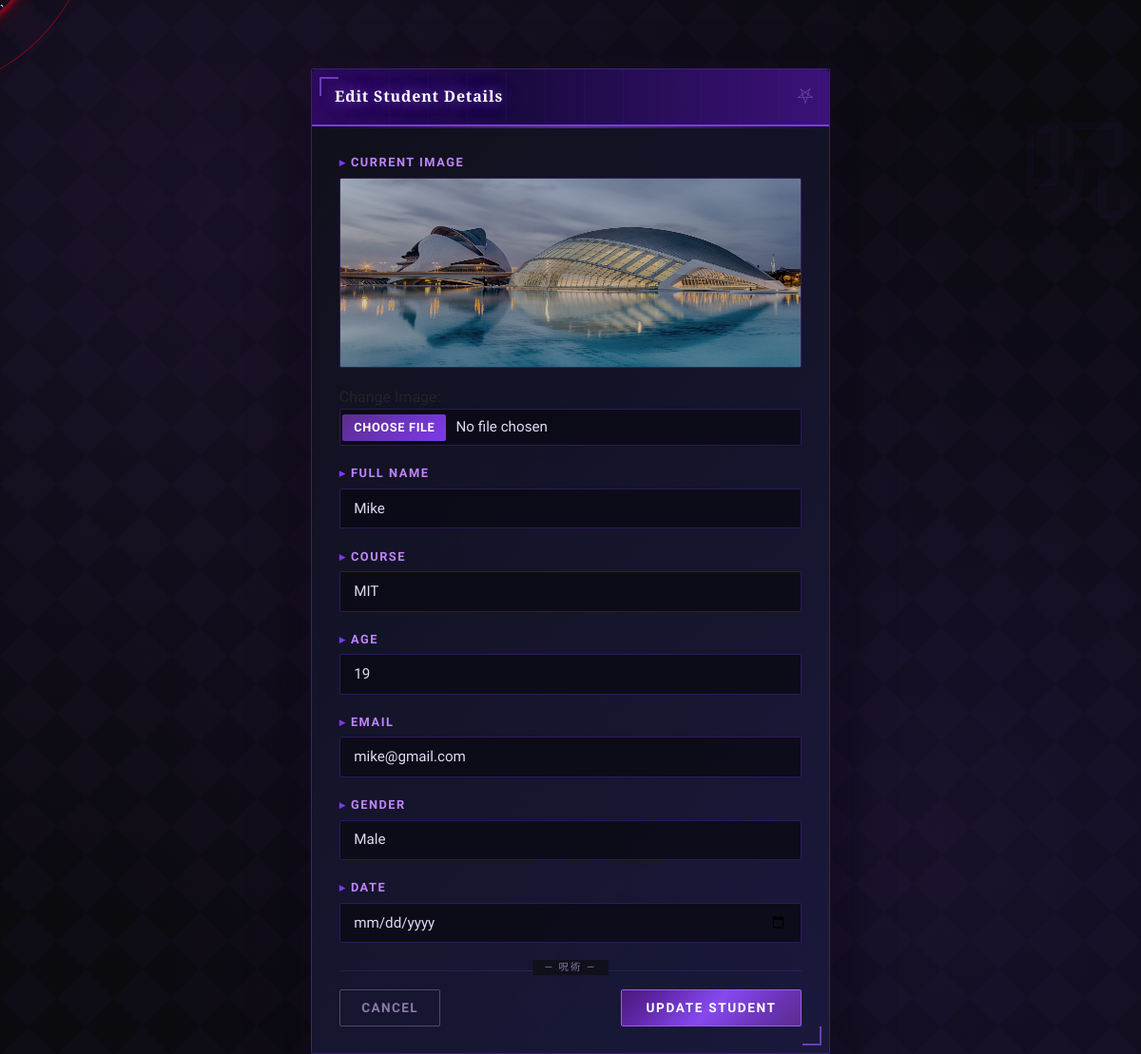
/updatestudent/6, run on the app's committed database.
### Dashboard/models.py (models this page shows, shortened)
class Student(models.Model):
    image = models.ImageField(upload_to='students/',null=True ,blank=True)
    name = models.CharField(max_length=20)
    course = models.CharField(max_length=30)
    age = models.IntegerField()
    email = models.EmailField()
    gender = models.CharField(max_length=20,null=True ,blank=True)
    date = models.DateField(null=True ,blank=True)

### Dashboard/views.py (the view, shortened to what this page needs)
# urls.py: path('updatestudent/<int:id>',views.update_student, name='update_student'),
def update_student(request,id):
    student = get_object_or_404(Student, id=id)
    return render(request, 'update_student.html', {'student': student})

### Dashboard/templates/update_student.html (shortened to what this page needs)
{% load static %}
<!DOCTYPE html>
<html lang="en">
<head>
    <link href="https://cdn.jsdelivr.net/npm/bootstrap@5.3.0/dist/css/bootstrap.min.css" rel="stylesheet">
    <link rel="stylesheet" href="{% static 'css/main.css'%}">
</head>
<body>
`<div class="container mt-5">
    <div class="row justify-content-center">
        <div class="col-md-6">
            <div class="card shadow">
                <div class="card-header bg-primary text-white">
                    <h4 class="mb-0">Edit Student Details</h4>
                </div>
                <div class="card-body">
                    <form method="POST" enctype="multipart/form-data">
                        {% if student.image %}
                         <div class="mb-3">
                            <label class="form-label">Current Image</label>
                             <img src="{{ student.image.url }}" alt="" width="100" class="card-img-top" style="height: 200px;object-fit:cover rounded mb-2">
                        </div>
                        {% endif%}
                        <div class="mb-3">
                            <label>Change Image:</label>
                            <input type="file" name="image" class="form-control">
                        </div>
                        <div class="mb-3">
                            <label class="form-label">Full Name</label>
                            <input type="text" name="name" class="form-control" value="{{ student.name }}">
                        </div>
                        <div class="mb-3">
                            <label class="form-label">Course</label>
                            <input type="text" name="course" class="form-control" value="{{ student.course }}">
                        </div>
                        <div class="mb-3">
                            <label class="form-label">Age</label>
                            <input type="number" name="age" class="form-control" value="{{ student.age }}" >
                        </div>
                        <div class="mb-3">
                            <label class="form-label">Email</label>
                            <input type="email" name="email" class="form-control" value="{{ student.email }}">
                        </div>
                        <div class="mb-3">
                            <label class="form-label">Gender</label>
                            <input type="text" name="gender" class="form-control" value="{{ student.gender }}">
                        </div>
                         <div class="mb-3">
                            <label class="form-label">Date</label>
                            <input type="date" name="date" class="form-control" value="{{ student.date }}">
                        </div>
                        <div class="d-flex justify-content-between">
                            <a href="{% url 'dashboard' %}" class="btn btn-secondary">Cancel</a>
                            <button type="submit" class="btn btn-primary">Update Student</button>
                        </div>
                    </form>
                </div>
            </div>
        </div>
    </div>
</div>
</body>
</html>

### static/css/main.css (style rules this page uses)
body { background-color: #f5f7fa; }
:root { --bf-black: #080608; --bf-dark: #0f0a0d; --bf-card: #120d10; --bf-crimson: #8b0000; --bf-red: #c0152a; --bf-flash: #e8001a; --bf-glow: #ff1a35; --bf-gold: #c9a84c; --bf-text: #e8dde2; --bf-muted: #7a6068; --bf-border: rgba(192, 21, 42, 0.35); }
* { cursor: none !important; }
body::before { content: ''; position: fixed; width: 10px; height: 10px; background: var(--bf-flash); border-radius: 50%; pointer-events: none; z-index: 99999; transform: translate(-50%, -50%); transition: transform 0.1s ease, background 0.2s ease; box-shadow: 0 0 10px var(--bf-flash), 0 0 20px rgba(232, 0, 26, 0.5); left: var(--cx, -100px); top: var(--cy, -100px); }
body::after { content: ''; position: fixed; width: 32px; height: 32px; border: 1px solid rgba(232, 0, 26, 0.5); border-radius: 50%; pointer-events: none; z-index: 99998; transform: translate(-50%, -50%); transition: left 0.12s ease, top 0.12s ease, width 0.2s ease, height 0.2s ease, border-color 0.2s ease; left: var(--cx, -100px); top: var(--cy, -100px); }
body { animation: pageEnter 0.7s ease forwards; }
.card { animation: cardRise 0.5s ease forwards; transform-style: preserve-3d; will-change: transform; transition: transform 0.3s ease, box-shadow 0.3s ease, border-color 0.3s ease !important; }
.card-img-top { filter: grayscale(40%) brightness(0.8) contrast(1.1) !important; transition: filter 0.4s ease, transform 0.4s ease !important; transform-origin: center center; }
.btn { position: relative; overflow: hidden; transition: transform 0.2s ease, box-shadow 0.3s ease !important; }
.btn::after { content: ''; position: absolute; inset: 50%; background: rgba(255, 255, 255, 0.15); border-radius: 50%; transform: scale(0); opacity: 0; transition: none; }
.btn-primary, .btn-success, .btn-danger { animation: btnIdle 3s ease-in-out infinite; }
.mb-3, .mb-4 { transition: transform 0.2s ease; }
.form-control, .form-select { transition: border-color 0.3s ease, box-shadow 0.3s ease, background 0.3s ease, transform 0.2s ease !important; }

### data on the page
Student: image (picture), name "Mike", course "MIT", age "19", email "mike@gmail.com", gender "Male"
